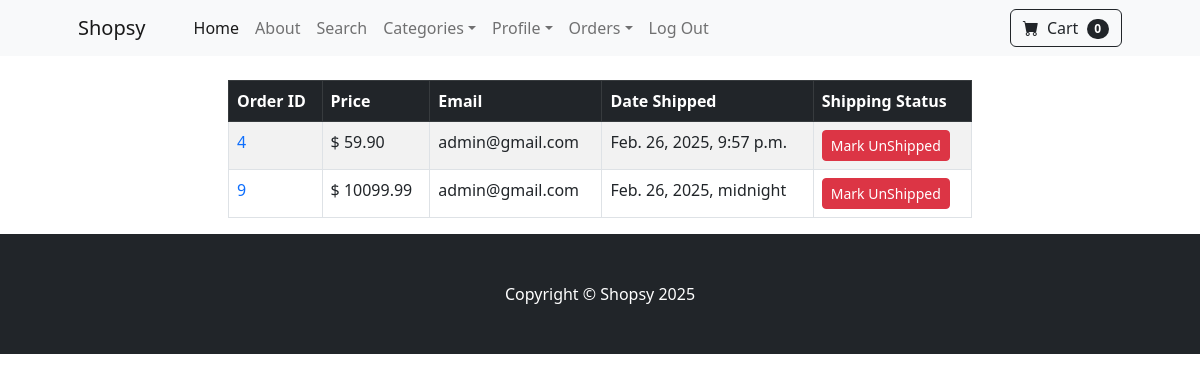
Page /payment/shipped/ (signed in) on the committed database.
### payment/models.py (models this page shows, shortened)
class Order(models.Model):
  user = models.ForeignKey(User, on_delete=models.CASCADE, null=True, blank=True)
  full_name = models.CharField(max_length=100)
  email = models.EmailField(max_length=200)
  shipping_address = models.TextField(max_length=15000)
  amount_paid = models.DecimalField(max_digits=10, decimal_places=2)
  date_ordered = models.DateTimeField(auto_now_add=True)
  shipped = models.BooleanField(default=False)
  shipped_date = models.DateTimeField(blank=True, null=True)

### payment/views.py (the view)
# urls.py: path('shipped/', views.shipped, name="shipped"),
def shipped(request):
  if request.user.is_authenticated and request.user.is_superuser:
    orders = Order.objects.filter(shipped=True)
    if request.POST:
      status = request.POST['shipping_status']
      num = request.POST['num']
      order = Order.objects.filter(id=num)
      now = datetime.datetime.now()
      order.update(shipped=False)
    return render(request, 'payment/shipped.html', {'orders':orders})
  else:
    messages.success(request, "Access Denied..")
    return redirect('home')

### cart/cart.py (called while the page is built)
  def __len__(self):
    return len(self.cart)

### cart/context_processors.py (called while the page is built)
def cart(request):
  return {'cart':Cart(request)}

### payment/templates/payment/shipped.html (shortened to what this page needs)
{% extends "base.html" %} {% block content %}
<br>
<div class="container">
  <div class="row">
    <center>
      <div class="col-8">
        <table class="table table-striped table-hover table-bordered">
          <thead class="table-dark">
            <tr>
              <th scope="col">Order ID</th>
              <th scope="col">Price</th>
              <th scope="col">Email</th>
              <th scope="col">Date Shipped</th>
              <th scope="col">Shipping Status </th>
            </tr>
          </thead>
          <tbody>
            {% for item  in orders %}
            <tr>
              <td><a href="{% url 'orders' item.id %}" style="text-decoration:None">{{item.id}}</a></td>
              <td>$ {{item.amount_paid}}</td>
              <td>{{item.email}}</td>
              <td>{{item.shipped_date}}</td>
              <td>
                <form action="" method= "POST">
                  <button type="Submit" class="btn btn-danger btn-sm">Mark UnShipped</button>
                </form>
              </td>
            </tr>
            {% endfor %}
          </tbody>
        </table>
      </div>
    </center>
  </div>
</div>
{% endblock %}

### rows in the picture
Order: id "4", amount_paid "59.90", email "admin@gmail.com", shipped_date "Feb. 26, 2025, 9:57 p.m."
Order: id "9", amount_paid "10099.99", email "admin@gmail.com", shipped_date "Feb. 26, 2025, midnight"

### other values in the picture
{{ cart|length }} "0"
